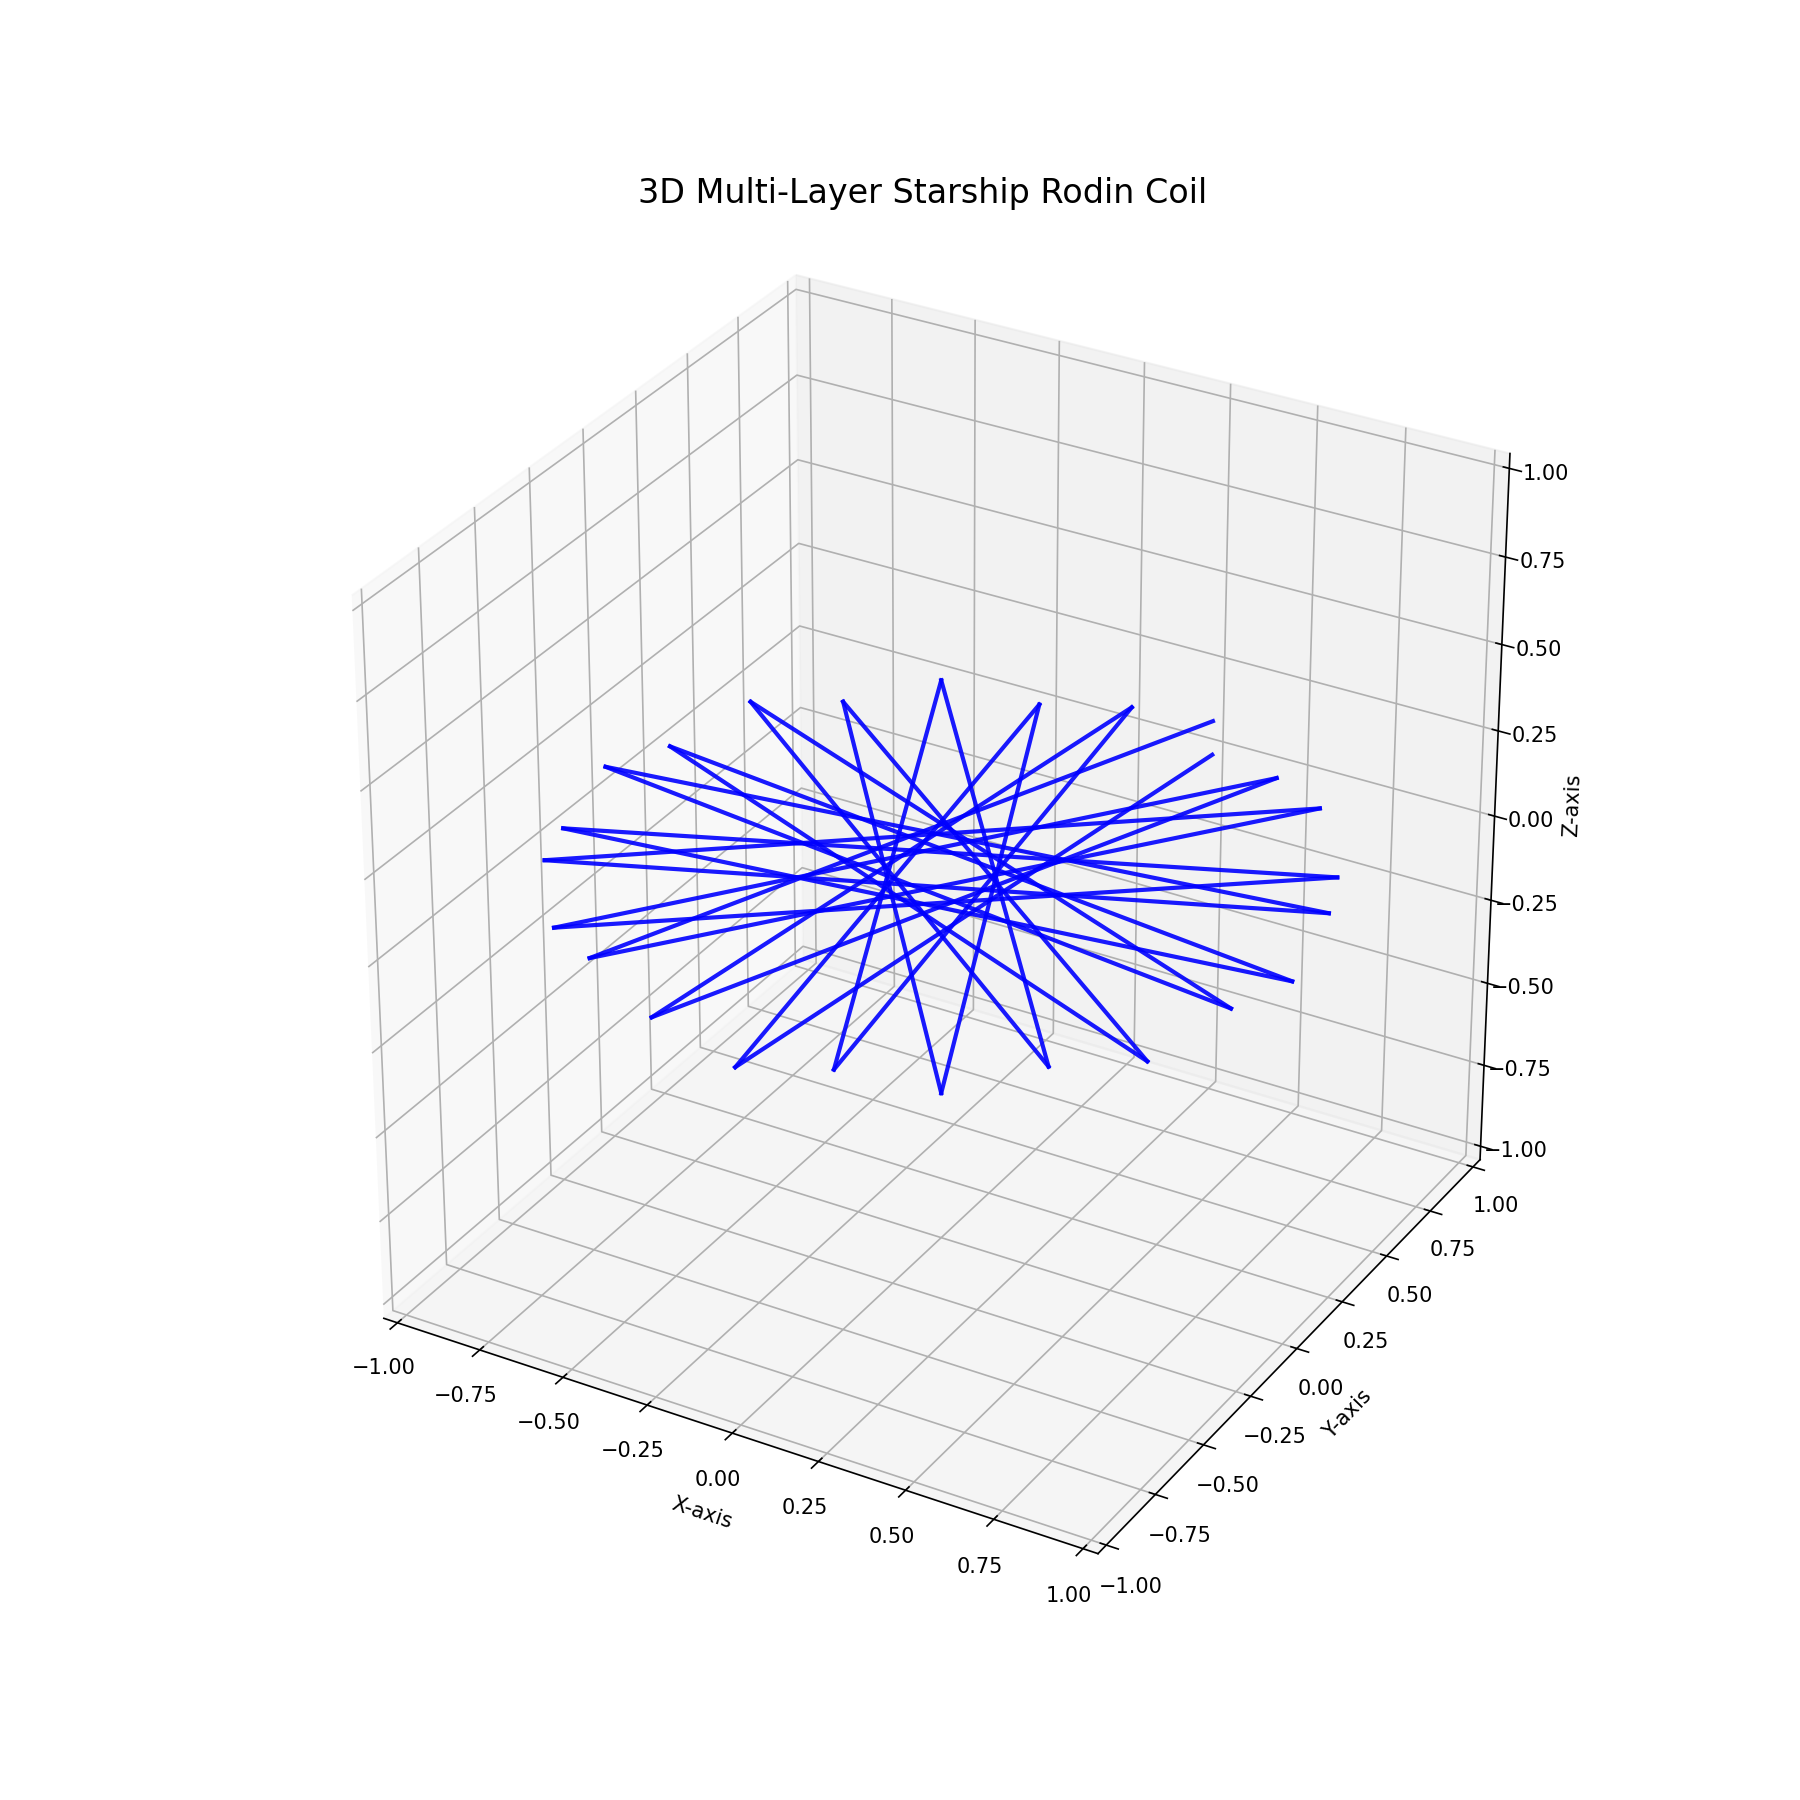

Here is the Python script that generated this plot:
# 3D Visualization of the Starship Coil - Multiple Layers

import numpy as np

import matplotlib
matplotlib.use('TkAgg')  # Ensure it uses Tkinter backend

import matplotlib.pyplot as plt
from mpl_toolkits.mplot3d import Axes3D

coil_corners = 24
next_corner = -1 + coil_corners / 2
# Define parameters for multi-layer 3D coil
num_layers = 1  # Number of layers in the coil
layer_spacing = 0.1  # Distance between layers in the z-axis

total_corners = coil_corners * 1

rotation_steps=0
rotation_angle = (2 * np.pi / coil_corners)
# Define provided base sequence
# base_sequence = [1, 6, 11, 4, 9, 2, 7, 12, 5, 10, 3, 8, 1]
# base_sequence = [int(1 + ((0.5 * coil_corners) - 2) % coil_corners) for _ in range(coil_corners)]
base_sequence = [(1 + int(next_corner)* i) % coil_corners + 1 for i in range(coil_corners + 1)]
# base_sequence = [(1 + 5 * i) % coil_corners + 1 for i in range(coil_corners)]

# Create explicit sequences as per user request
sequence_A_forward = [((num - 0 - 1) % (coil_corners)) + 1 for num in base_sequence]



# Points setup
angles = np.linspace(0, 2 * np.pi, (coil_corners) +1)[:-1]
positions = {i+1: (np.cos(angle), np.sin(angle)) for i, angle in enumerate(angles)}
segment_shift = ((2 * np.pi / (coil_corners)) / 3)


# Recalculate positions with adjusted angles for rotation and reversed numbering
angles_rotated = np.linspace(0, 2 * np.pi, (coil_corners)+1)[:-1] - np.pi*1.5 +(2*np.pi*(1/(coil_corners))) # Rotate 90° counterclockwise
angles_rotated = angles_rotated[::-1]  # Reverse numbering for clockwise count
positions_rotated = {i+1: (np.cos(angle), np.sin(angle)) for i, angle in enumerate(angles_rotated)}

angles_rotated += rotation_angle


# Function to generate multi-layer wire paths
def generate_3d_wire(sequence, segment, z_layer, base_color, style, alpha=1.0):
    """Generates a 3D multi-layer wire visualization with smooth height increase."""
    angles = np.linspace(0, 2 * np.pi, coil_corners + 1)[:-1] - np.pi * 1.5 + (2 * np.pi * (1 / coil_corners))
    angles = angles[::-1]  # Reverse numbering for clockwise count
    segment_shift = (2 * np.pi / coil_corners)

    total_points = len(sequence) - 1  # To normalize height increase

    for i in range(total_points):
        num = sequence[i]
        next_num = sequence[i + 1]

        # Angles adjusted by segment
        angle_start = angles[(num - 1) % coil_corners] + segment_shift * (segment - 1)
        angle_end = angles[(next_num - 1) % coil_corners] + segment_shift * (segment - 1)

        x_start, y_start = np.cos(angle_start), np.sin(angle_start)
        x_end, y_end = np.cos(angle_end), np.sin(angle_end)

        # Smooth height interpolation
        z_start = z_layer + (layer_spacing * (i / total_points))
        z_end = z_layer + (layer_spacing * ((i + 1) / total_points))

        ax.plot([x_start, x_end], [y_start, y_end], [z_start, z_end],
                color=base_color, linestyle=style, linewidth=2, alpha=alpha)


# Setup 3D plot
fig = plt.figure(figsize=(12, 12))
ax = fig.add_subplot(111, projection='3d')

# Plot multiple layers of the coil
for layer in range(num_layers):
    z_layer = layer * layer_spacing

    # Phase A (Blue)
    generate_3d_wire(sequence_A_forward, 1, z_layer, 'blue', '-', alpha=0.9)





# Set plot title and display
ax.set_title("3D Multi-Layer Starship Rodin Coil", fontsize=16)
# Set axis labels
ax.set_xlim(-1, 1)
ax.set_ylim(-1, 1)
ax.set_zlim(-1, 1)
ax.set_xlabel('X-axis')
ax.set_ylabel('Y-axis')
ax.set_zlabel('Z-axis')
# Show legend
# ax.legend()
ax.set_box_aspect([1, 1, 1])  # Ensures 1:1:1 aspect ratio



# ✅ Get the script filename dynamically
import os
script_name = os.path.splitext(os.path.basename(__file__))[0]
filename = f"{script_name}.png"
plt.savefig(filename, dpi=150)  # Save image with high resolution
plt.tight_layout()
plt.show()
